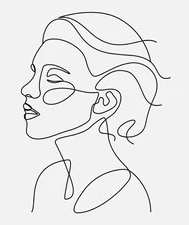
#> input picture Manim/phmgd5x5.png, 189 x 225 px
$ python getLineArt.py
#> lines starting #> are read from the running program, lines starting #| are printed output that depends on the picture
#> further down, image is the input picture: shape (225, 189, 3); min 0, max 255, mean 232.7
from controlnet_aux import LineartDetector
import cv2
import numpy as np
import matplotlib.pyplot as plt

# Parameters
img_res = 512
kernel_size = 5
pixel_threshold = 100

debug = __name__ == "__main__"

def get_lineart(image):

    size = image.shape
#> size = (225, 189, 3)
    mul_factor = img_res / max(size)
#> mul_factor = 2.28
    new_dim = (int(size[1] * mul_factor), int(size[0] * mul_factor))
#> new_dim = (430, 512)

    if mul_factor > 1:
        image = cv2.resize(image, new_dim, interpolation=cv2.INTER_CUBIC)
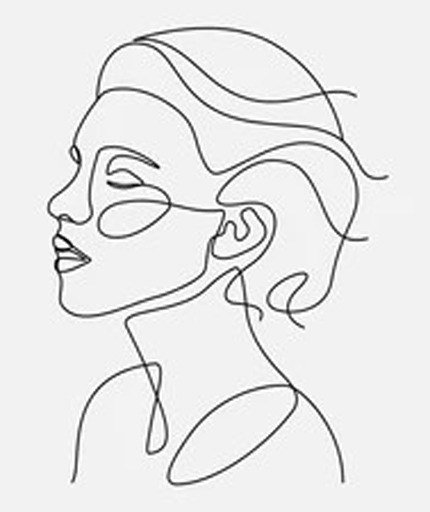
#> image: shape (512, 430, 3); min 0, max 255, mean 232.5
    else:
        image = cv2.resize(image, new_dim, interpolation=cv2.INTER_AREA)

    print("Loading processor...")
    processor = LineartDetector.from_pretrained("lllyasviel/Annotators")
    print("Processing image...")
    lineart = processor(image)
    lineart = np.array(lineart)[:, :, 0]

    num_pixels = 0
    for i in range(lineart.shape[0]):
        for j in range(lineart.shape[1]):
            if lineart[i, j] > pixel_threshold:
                num_pixels += 1
    print("Number of pixels above threshold:", num_pixels)

    if(num_pixels < 6000):
        kernel_size = 3
    elif(num_pixels < 10000):
        kernel_size = 5
    elif(num_pixels < 14000):
        kernel_size = 7
    elif(num_pixels < 18000):
        kernel_size = 9
    else:
        kernel_size = 11
    print("Kernel size:", kernel_size)
    num_pixels = 0

    if debug:
        plt.imshow(lineart, cmap="gray")
        plt.show()

    result = np.zeros_like(lineart)
    mid = kernel_size // 2

    for i in range(mid, lineart.shape[0] - mid, kernel_size):
        for j in range(mid, lineart.shape[1] - mid, kernel_size):
            block = lineart[i - mid : i + mid + 1, j - mid : j + mid + 1]

            if max(block.flatten()) < pixel_threshold:
                continue

            y, x = np.unravel_index(np.argmax(block), block.shape)
            result[i + y - mid, j + x - mid] = 255
            num_pixels += 1

    print("Number of pixels in result:", num_pixels)

    if debug:
        plt.imshow(result, cmap="gray")
        plt.show()

    print("Result shape=", result.shape)
    cv2.imwrite("../images/control.png", lineart)
    cv2.imwrite("../images/control_conv.png", result)

    return result


if __name__ == "__main__":
    imgName = "phmgd5x5.png"  # "Robot.png"  "celeb1.jpeg"  "pi-symbol.png"
    image = cv2.imread(imgName)

    get_lineart(image)
#> (the call stopped at in get_lineart, `processor = LineartDetector.from_pretrained("lllyasviel/Annotators")`: controlnet_aux is not available in this run)
